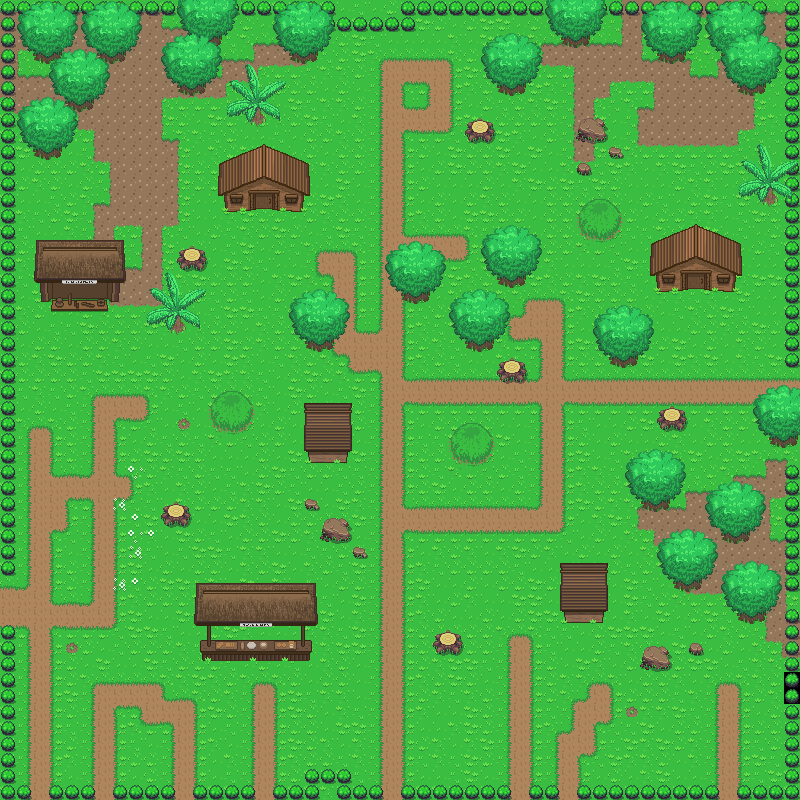

A 2D game scene composited from a Tiled map and its tileset images. What follows is a short description and the map's XML, with each tile layer's data collapsed to a summary:
An orthogonal 50x50 tile map with 16x16 px tiles, 5 tile layers (Tile Layer 1, Tile Layer 2, Tile Layer 3, AbovePlayer, ...), 2 tilesets.

<map version="1.0" tiledversion="1.0.2" orientation="orthogonal" renderorder="left-down" width="50" height="50" tilewidth="16" tileheight="16" nextobjectid="1">
 <properties>
  <property name="unity:sortingLayerName" value="AbovePlayer'" />
 </properties>
 <tileset firstgid="1" source="../Tileset/Overworld.tsx" />
 <tileset firstgid="1729" source="../Tileset/Building.tsx" />
 <layer name="Tile Layer 1" width="50" height="50">
  <data>[2500 cells, 2500 non-empty, 46 distinct tile ids]</data>
 </layer>
 <layer name="Tile Layer 2" width="50" height="50">
  <data>[2500 cells, 360 non-empty, 76 distinct tile ids]</data>
 </layer>
 <layer name="Tile Layer 3" width="50" height="50">
  <data>[2500 cells, 0 non-empty, 0 distinct tile ids]</data>
 </layer>
 <layer name="AbovePlayer" width="50" height="50">
  <properties>
   <property name="unity:sortingLayerName" value="AbovePlayer" />
  </properties>
  <data>[2500 cells, 177 non-empty, 86 distinct tile ids]</data>
 </layer>
 <layer name="AbovePlayer" width="50" height="50">
  <data>[2500 cells, 268 non-empty, 34 distinct tile ids]</data>
 </layer>
</map>
